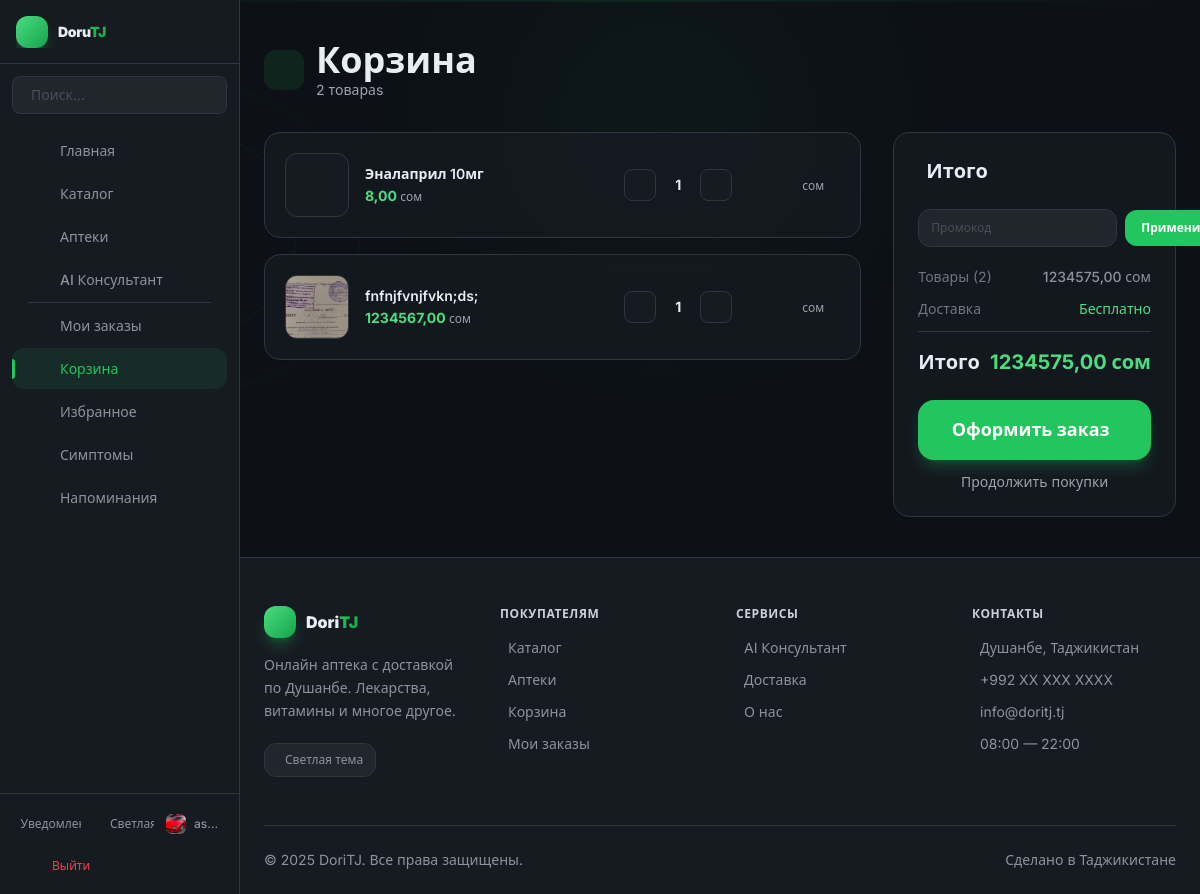
/orders/cart/ (signed in), run on an earlier commit of the app's database.
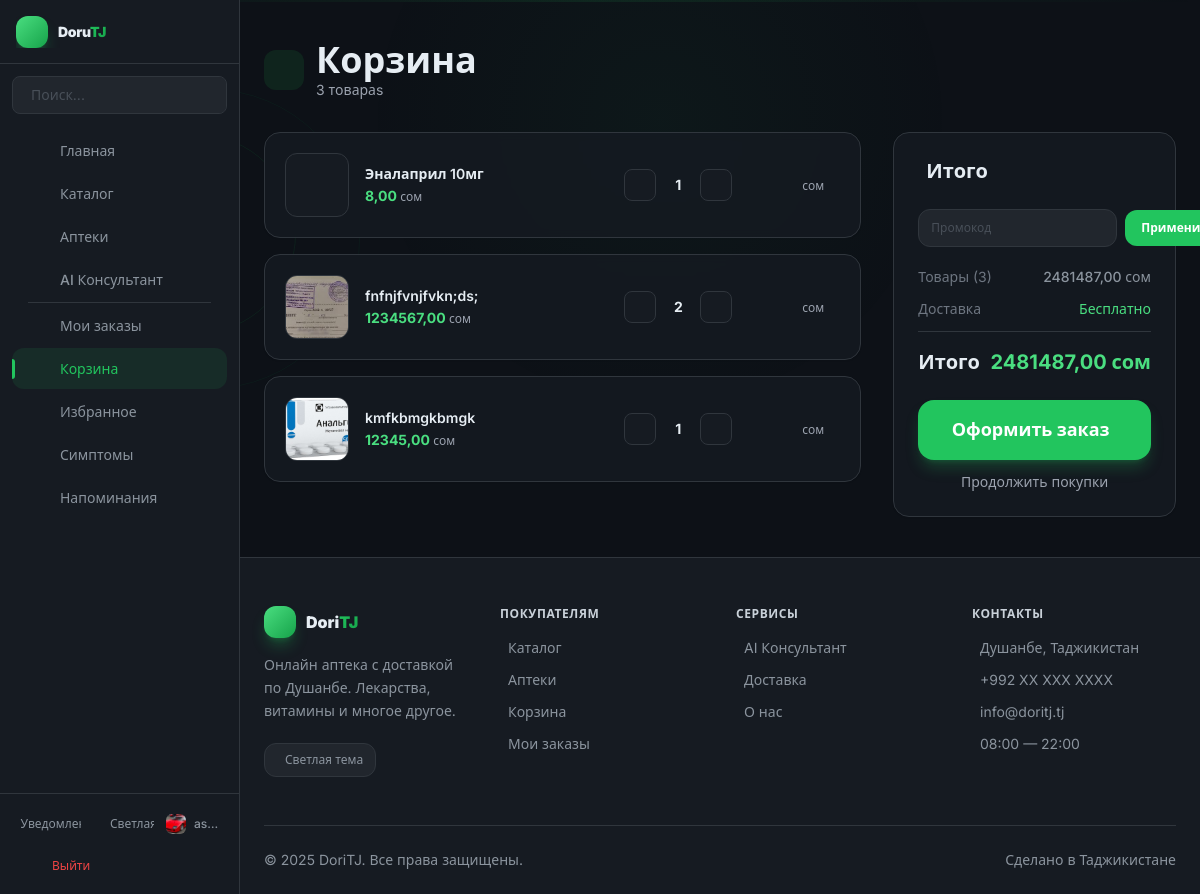
And on a later commit of the database.
### orders/models.py (models this page shows)
class CartItem(models.Model):
    cart = models.ForeignKey(Cart, on_delete=models.CASCADE)
    product = models.ForeignKey(Product, on_delete=models.CASCADE)
    quantity = models.PositiveIntegerField(default=1)

### products/models.py (models this page shows, shortened)
class Product(models.Model):
    category = models.ForeignKey(Category, on_delete=models.CASCADE)
    manufacturer = models.ForeignKey(Manufacturer, on_delete=models.SET_NULL, null=True)
    name = models.CharField(max_length=200)
    description = models.TextField(blank=True)
    price = models.DecimalField(max_digits=10, decimal_places=2)
    stock = models.PositiveIntegerField(default=0)
    image = models.ImageField(upload_to='products/', blank=True, null=True)
    is_prescription = models.BooleanField(default=False)
    active_substance = models.CharField(max_length=200, blank=True)
    created_at = models.DateTimeField(auto_now_add=True)
    is_deleted = models.BooleanField(default=False)

### orders/views.py (the view, shortened to what this page needs)
# urls.py: path('cart/', views.cart_view, name='cart'),
@login_required
def cart_view(request):
    cart, _ = Cart.objects.get_or_create(user=request.user)
    items = CartItem.objects.filter(cart=cart).select_related('product')
    total = sum(item.product.price * item.quantity for item in items)
    discount = 0
    promo_code = request.session.get('promocode')
    return render(request, 'cart.html', {
        'items': items,
        'total': total,
        'discount': discount,
        'final_total': total - discount,
    })

### accounts/backend.py (called while the page is built)
    def get_user(self, user_id):
        try:
            return User.objects.get(pk=user_id)
        except User.DoesNotExist:
            return None

### server/context_processors.py (called while the page is built)
def mobile_nav_items(request):
    if request.user.is_authenticated and not request.user.is_courier and not request.user.is_manager:
        items = [
            {'url': reverse('catalog'), 'icon': 'ti ti-pill', 'label': _('Каталог')},
            {'url': reverse('pharmacy_list'), 'icon': 'ti ti-building-hospital', 'label': _('Аптеки')},
            {'url': reverse('consultant'), 'icon': 'ti ti-robot', 'label': _('AI Консультант')},
            {'url': reverse('my_orders'), 'icon': 'ti ti-package', 'label': _('Заказы')},
            {'url': reverse('favorites'), 'icon': 'ti ti-star', 'label': _('Избранное')},
            {'url': reverse('symptom_search'), 'icon': 'ti ti-stethoscope', 'label': _('Симптомы')},
            {'url': reverse('reminders'), 'icon': 'ti ti-bell-plus', 'label': _('Напоминания')},
        ]
        return {'mobile_nav_items': items}
    return {}

### templates/cart.html (shortened to what the changed rows need)
{% extends 'base.html' %}
{% load i18n %}
{% block content %}
<div class="flex items-center gap-3 mb-8">
  <div>
    <h1 class="text-3xl md:text-4xl font-black text-gray-900 dark:text-white">{% trans 'Корзина' %}</h1>
    <p class="text-gray-400 text-sm">{{ items|length }} {% trans 'товара' %}{{ items|length|pluralize }}</p>
  </div>
</div>
{% if items %}
<div class="grid md:grid-cols-3 gap-8">
  <div class="md:col-span-2 space-y-4">
    {% for item in items %}
    <div class="bg-white/80 dark:bg-[#161b22]/80 backdrop-blur-sm rounded-2xl border border-gray-200 dark:border-[#30363d] p-4 md:p-5 flex items-center gap-4 shadow-sm card-lift">
      <div class="w-14 h-14 md:w-16 md:h-16 rounded-xl bg-gray-50 dark:bg-[#21262d] flex items-center justify-center flex-shrink-0 overflow-hidden border border-gray-100 dark:border-[#30363d]">
        {% if item.product.image %}
        <img src="{{ item.product.image.url }}" class="w-full h-full object-cover">
        {% else %}
        <i class="ti ti-pill text-gray-300 dark:text-gray-600 text-xl"></i>
        {% endif %}
      </div>
      <div class="flex-1 min-w-0">
        <a href="{% url 'product_detail' item.product.pk %}">
          <h3 class="font-semibold text-gray-900 dark:text-white text-sm truncate hover:text-brand-600 dark:hover:text-brand-400 transition-colors">{{ item.product.name }}</h3>
        </a>
        <p class="text-brand-600 dark:text-brand-400 font-bold text-sm mt-0.5">{{ item.product.price }} <span class="text-xs font-normal text-gray-400">{% trans 'сом' %}</span></p>
      </div>
      <div class="flex items-center gap-3">
        <form method="POST" action="{% url 'update_cart' item.pk %}" class="flex items-center gap-1.5">
          <button type="submit" name="quantity" value="{{ item.quantity|add:"-1" }}"
                  class="w-8 h-8 rounded-lg border border-gray-200 dark:border-[#30363d] text-gray-500 dark:text-gray-400 hover:border-brand-400 dark:hover:border-brand-500 hover:text-brand-600 dark:hover:text-brand-400 transition flex items-center justify-center bg-gray-50 dark:bg-[#21262d] btn-press">
          </button>
          <span class="w-8 text-center font-bold text-gray-900 dark:text-white text-sm">{{ item.quantity }}</span>
          <button type="submit" name="quantity" value="{{ item.quantity|add:"1" }}"
                  class="w-8 h-8 rounded-lg border border-gray-200 dark:border-[#30363d] text-gray-500 dark:text-gray-400 hover:border-brand-400 dark:hover:border-brand-500 hover:text-brand-600 dark:hover:text-brand-400 transition flex items-center justify-center bg-gray-50 dark:bg-[#21262d] btn-press">
          </button>
        </form>
        <p class="font-bold text-gray-900 dark:text-white w-20 text-right text-sm">{{ item.total_price }} <span class="text-xs font-normal text-gray-400">{% trans 'сом' %}</span></p>
      </div>
    </div>
    {% endfor %}
  </div>
  <div class="bg-white/80 dark:bg-[#161b22]/80 backdrop-blur-sm rounded-2xl border border-gray-200 dark:border-[#30363d] p-6 h-fit sticky top-24 shadow-sm">
    <h2 class="text-xl font-bold text-gray-900 dark:text-white mb-6 flex items-center gap-2">
      {% trans 'Итого' %}
    </h2>
    <form method="POST" action="{% url 'apply_promocode' %}" class="mb-5">
      <div class="flex items-center gap-2 input-glow">
        <input type="text" name="code" placeholder="{% trans 'Промокод' %}"
               class="flex-1 bg-gray-50 dark:bg-[#21262d] border border-gray-200 dark:border-[#30363d] rounded-xl px-3 py-2.5 text-xs text-gray-900 dark:text-white placeholder-gray-400 focus:outline-none focus:border-brand-500 transition"
               value="{{ request.session.promocode|default:'' }}">
        <button type="submit"
                class="bg-brand-500 hover:bg-brand-600 text-white text-xs font-semibold px-4 py-2.5 rounded-xl btn-press transition-all whitespace-nowrap">
          {% trans 'Применить' %}
        </button>
      </div>
    </form>
    <div class="space-y-3">
      <div class="flex justify-between text-gray-500 text-sm">
        <span>{% trans 'Товары' %} ({{ items|length }})</span>
        <span class="font-medium text-gray-700 dark:text-gray-200">{{ total }} {% trans 'сом' %}</span>
      </div>
      <div class="flex justify-between text-gray-500 text-sm">
        <span>{% trans 'Доставка' %}</span>
        <span class="text-brand-600 dark:text-brand-400 font-medium">{% trans 'Бесплатно' %}</span>
      </div>
      <div class="border-t border-gray-200 dark:border-[#30363d] pt-4 mt-4 flex justify-between font-bold text-xl">
        <span class="text-gray-900 dark:text-white">{% trans 'Итого' %}</span>
        <span class="text-brand-600 dark:text-brand-400">{{ final_total|default:total }} {% trans 'сом' %}</span>
      </div>
    </div>
    <a href="{% url 'checkout' %}"
       class="flex items-center justify-center gap-2 w-full bg-brand-500 hover:bg-brand-600 text-white font-bold py-4 rounded-2xl btn-press transition-all mt-6 text-lg shadow-lg shadow-brand-500/25">
      {% trans 'Оформить заказ' %}
    </a>
    <a href="{% url 'catalog' %}" class="block text-center text-gray-400 text-sm mt-3 hover:text-brand-500 transition-colors">
      {% trans 'Продолжить покупки' %}
    </a>
  </div>
</div>
{% endif %}
{% endblock %}

What changed in the data, as far as the page shows it:
changed CartItem "fnfnjfvnjfvkn;ds;": quantity "1" → "2"
added CartItem: product.image (picture), product.name "kmfkbmgkbmgk", product.price "12345,00", quantity "1"
Also different on the page:
{{ items|length }}: "2" → "3"
{{ total }}: "1234575,00" → "2481487,00"
{{ final_total|default:total }}: "1234575,00" → "2481487,00"
